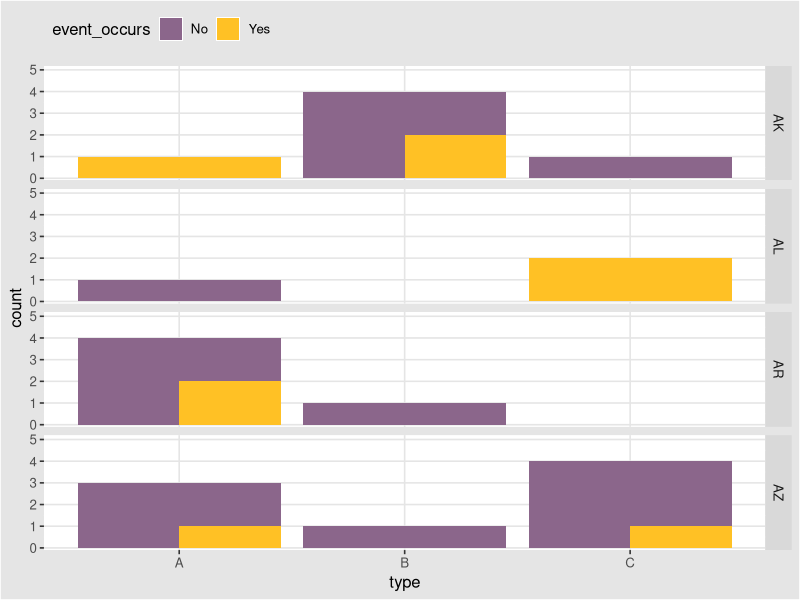

Here is the R script that generated this plot:
library(tidyverse)
set.seed(98789)
n <- 22
tibble(type = sample(LETTERS[1:3], n, replace = T),
       state = sample(state.abb[1:4], n, replace = T),
       event_occurs = sample(c("Yes", "No"), n, replace = T)) %>% 
  ggplot() +
  ggthemes::theme_igray() +
  geom_bar(position = "dodge2") + #ROTATE
  geom_bar(position = "identity") + #ROTATE
  geom_bar(position = "fill") + #ROTATE
  geom_bar(position = position_dodge2(preserve = "single")) + #ROTATE
  geom_bar(position = position_dodge2(preserve = "single", padding = .2)) + #ROTATE
  geom_bar(position = position_dodge2(preserve = "single", reverse = T)) + #ROTATE
  geom_bar(position = position_dodge2(preserve = "total", reverse = T)) + #ROTATE
  geom_bar(position = position_dodge(preserve = "single")) + #ROTATE
  geom_bar(position = position_dodge(width = 0.6)) + #ROTATE
  geom_bar(position = "stack") + #ROTATE
  geom_bar(position = "dodge") + #ROTATE
  aes(fill = event_occurs) + 
  theme(legend.position = "top") +
  theme(legend.justification = 0) +
  scale_fill_manual(values = c("plum4", "goldenrod1") ) + 
  aes(x = type) + 
  facet_grid(state~.) + 
  scale_y_continuous(expand = expansion(mult = c(.025, .3))) 
